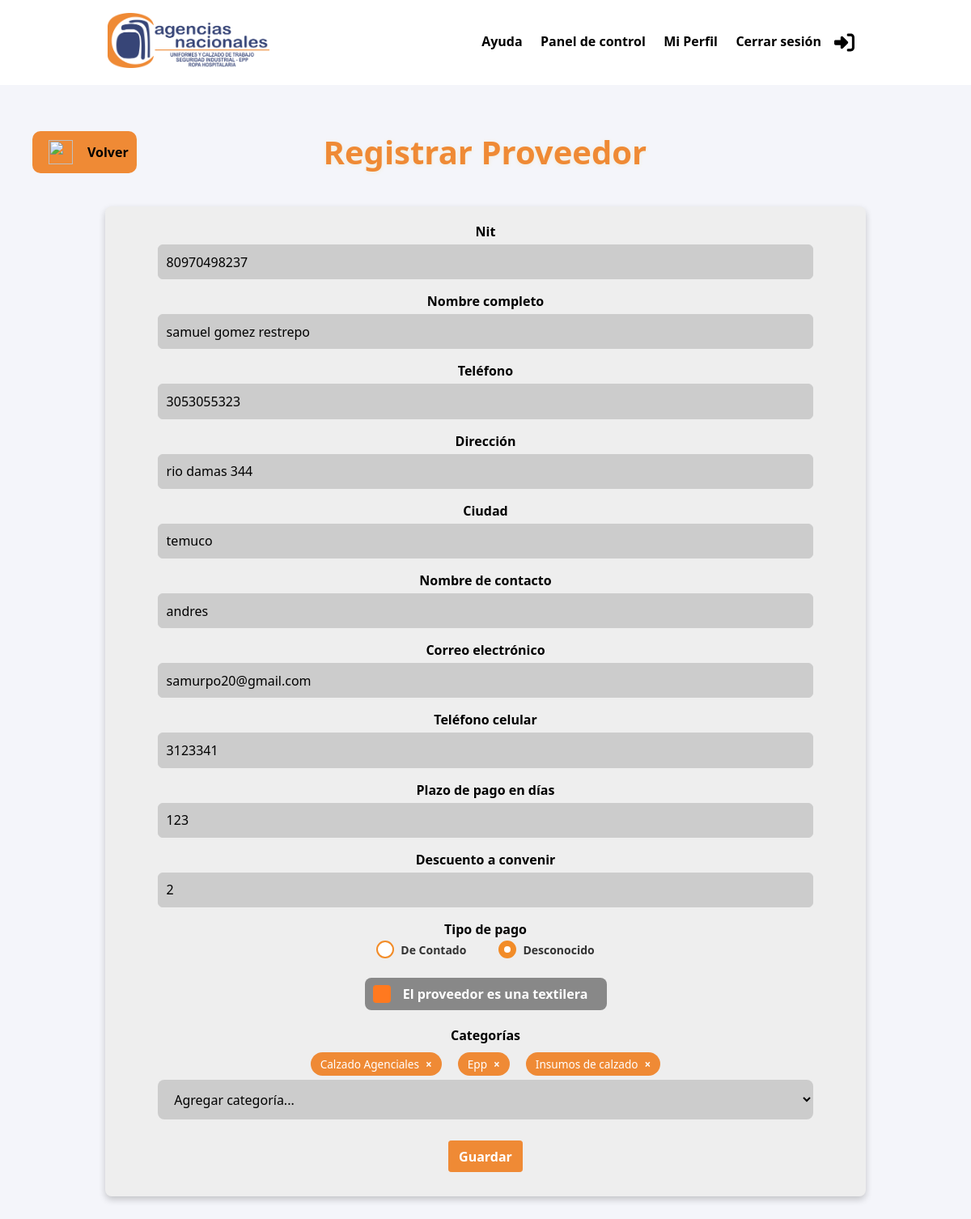
The page /proveedor/proveedor/editar/2/ (signed in) on the database its author committed.
### apps/proveedor/models.py (models this page shows, shortened)
class Proveedor(models.Model):
    ID = models.AutoField(primary_key=True)
    Nit = models.CharField(max_length=100)
    Nombre = models.CharField(max_length=255)
    Telefono = models.CharField(max_length=20)
    Direccion = models.CharField(max_length=255)
    Ciudad = models.CharField(max_length=100)
    Contacto = models.CharField(max_length=100)
    Correo = models.EmailField(max_length=100)
    Movil = models.CharField(max_length=20)
    Plazo = models.PositiveIntegerField()
    Descuento = models.CharField(max_length=100, blank=True, null=True)
    Contado = models.CharField(max_length=20, choices=OPCIONES_CONTADO, default='desconocido')
    Categorias = models.TextField(blank=True)
    Textilera = models.BooleanField(default=False)
    def get_categorias_list(self):
        return self.Categorias.split(',') if self.Categorias else []

### apps/proveedor/views.py (the view)
# urls.py: path('proveedor/proveedor/editar/<int:ProveedorID>/', ProveedorUpdateView.as_view(), name='proveedores_editar'),
class ProveedorUpdateView(LoginRequiredMixin, UpdateView):
    model = Proveedor
    form_class = ProveedorForm
    template_name = 'proveedor/Proveedor_editar.html'
    context_object_name = 'Proveedor'
    login_url = "login"
    success_url = reverse_lazy('proveedores_list')
    pk_url_kwarg = 'ProveedorID'

### templates/proveedor/proveedor_editar.html (shortened to what this page needs)
{% extends 'main/index.html' %}
{% load static %}
{% block styles %}
{{ block.super }}
{% endblock %}
{% block content %}
<div class="space">
  <div class="header-bar">
    <button type="button" class="btn-back" onclick="history.back()">
      <img src="{% static 'imgs/left-long-solid.svg' %}" class="icon_main" alt="">
      <span>Volver</span>
    </button>
    <h2>Registrar Proveedor</h2>
  </div>
  <form method="post">
    <div class="form-group">
    {% for field in form %}
  {% if field.name == 'Contado' %}
    <div class="mb-3">
      <label class="form-label">{{ field.label }}</label>
      <div class="radio-inline-group">
        {{ field }}
      </div>
    </div>
  {% elif field.name == 'Textilera' %}
    <div class="mb-3">
      <label for="{{ field.id_for_label }}">{{ field.label }}</label>
    </div>
  {% elif field.name != 'categorias' %}
    <div class="mb-3">
      <label for="{{ field.id_for_label }}" class="form-label">{{ field.label }}</label>
      {{ field }}
    </div>
  {% endif %}
{% endfor %}
      <div class="mb-3">
        <label for="id_categorias_original" class="form-label">{{ form.categorias.label }}</label>
        <div id="categoria-selector" class="categoria-custom-selector"></div>
      </div>
    </div>
    <button type="submit" class="btn btn-primary">Guardar</button>
  </form>
</div>
{% endblock %}

### rows shown on the page
Proveedor: form "80970498237" "samuel gomez restrepo" "3053055323" "rio damas 344" "temuco" "andres" "samurpo20@gmail.com" "3123341" "123" "2", form "☐ De Contado ☑ Desconocido"

### other values the page prints
{{ field.label }} "Nit" "Nombre completo" "Teléfono" "Dirección" "Ciudad" "Nombre de contacto" "Correo electrónico" "Teléfono celular" "Plazo de pago en días" "Descuento a convenir"
{{ field.label }} "Tipo de pago"
{{ field.label }} "El proveedor es una textilera"
